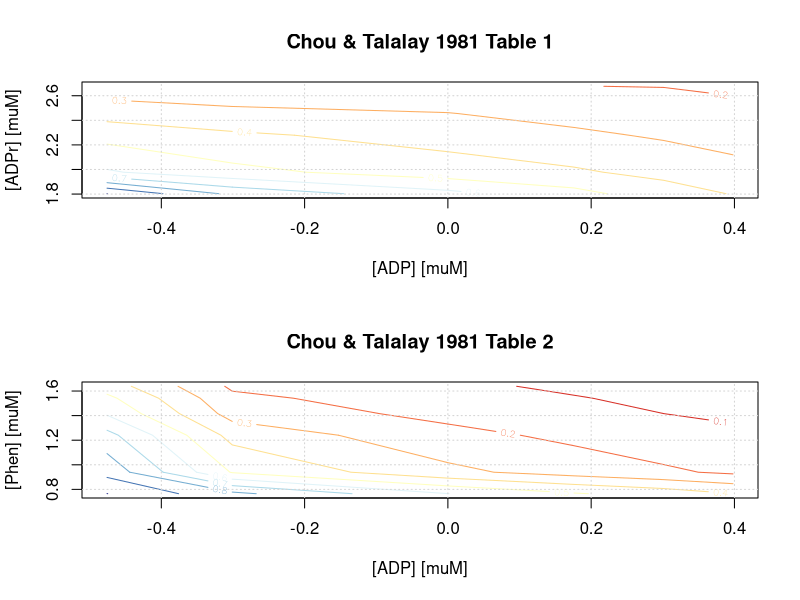
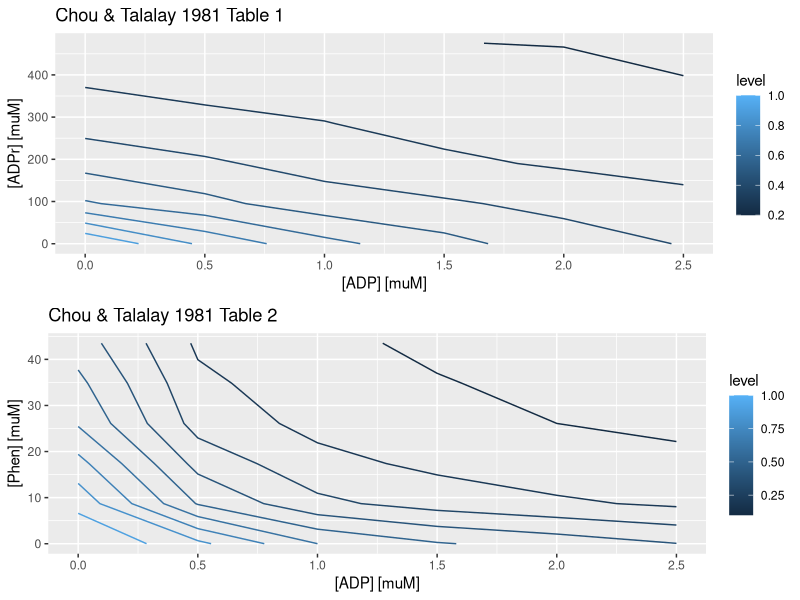
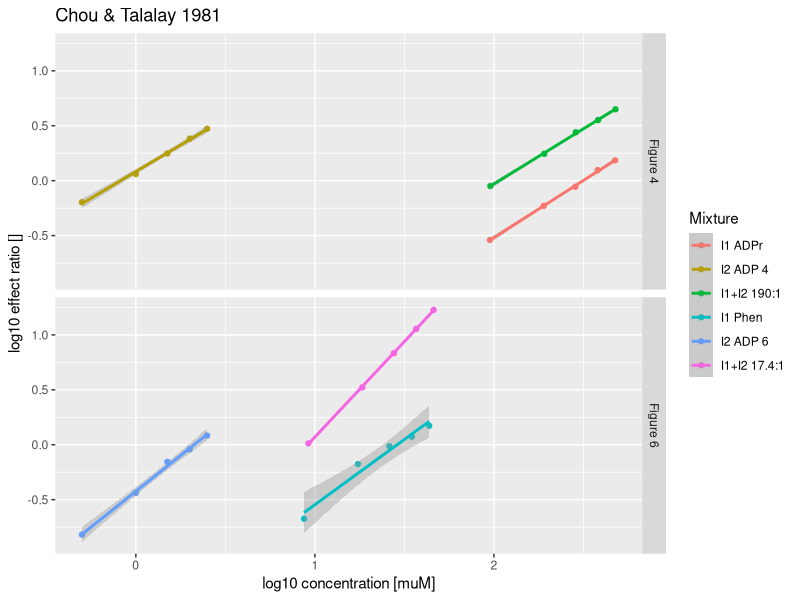
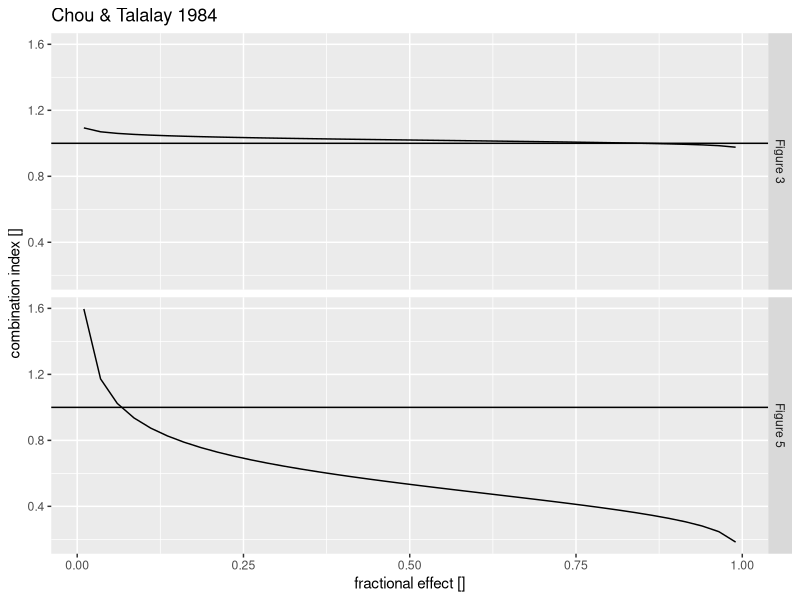

These charts were generated, in order, by the following R code:
#File MedianEffectModel.R
# Analyze Yonetani & Theorell data with Median Effect Model
# Chou & Talalay, J Biol Chem 1977, Table IV and V for correct data
# Chou & Talalay, Eur J Biochem 1981, Table 1 and 2 for data with error
#   and Median Effect Model analysis
# Chou & Talalay "Quantitative analysis of dose-effect relationships:
#   the combined effects of multiple drugs or enzyme inhibitors."
#   Advances in enzyme regulation 1984, for the combination index
#
# Version 0.4, 2 january 2017 by Tjeerd Dijkstra
# Tested with R 3.3 under OS X 10.11.6 on MacPro 2013
setwd("/Users/Yuliya/Downloads/ChouTalalayAnalysis")
library(readr); library(tibble); library(ggplot2); library(dplyr)
# library(drc); library(minpack.lm); library(nlmrt); library(pracma)

# 36 observations of 3 variables: Conc.ADP, Conc.ADPr, FracInhib
yone.df1 <- read_tsv("YonetaniData1.tsv", col_types = "ddd", comment = "#")
# 36 observations of 3 variables: Conc.ADP, Conc.Phen, FracInhib
yone.df2 <- read_tsv("YonetaniData2.tsv", col_types = "ddd", comment = "#")
Dose1 <- unique(yone.df1$Conc.ADP); N.dose1 <- length(Dose1)
Dose2 <- unique(yone.df1$Conc.ADPr); N.dose2 <- length(Dose2)
Dose3 <- unique(yone.df2$Conc.Phen); N.dose3 <- length(Dose3)

# plot-ready response surface with log dose levels as row and column names
log_dose1 <- log10(Dose1)
log_dose1[1] <- log_dose1[2] - mean(diff(log_dose1[2:N.dose1]))
log_dose2 <- log10(Dose2)
log_dose2[1] <- log_dose2[2] - mean(diff(log_dose2[2:N.dose2]))
surf.mat1 <- matrix(yone.df1$FracInhib, N.dose1, N.dose2)
rownames(surf.mat1) <- log_dose1; colnames(surf.mat1) <- log_dose2
# second dataset shares ADP with first
log_dose3 <- log10(Dose3)
log_dose3[1] <- log_dose3[2] - mean(diff(log_dose3[2:N.dose3]))
surf.mat2 <- matrix(yone.df2$FracInhib, N.dose1, N.dose3)
rownames(surf.mat2) <- log_dose1; colnames(surf.mat2) <- log_dose3

# contour plot of response surface, note that rows and columns of the response matrix
# map to x and y (respectively) in the contour plot
library(RColorBrewer); contour.levels <- seq(from = 1, to = 0, by = -0.1)
countour.colors <- rev(brewer.pal(length(contour.levels), "RdYlBu"))
old.par <- par(mfrow = c(2, 1))
contour(as.numeric(rownames(surf.mat1)), as.numeric(colnames(surf.mat1)),
        surf.mat1, levels = contour.levels, col = countour.colors,
        xlab = sprintf("[ADP] [muM]"), ylab = sprintf("[ADPr] [muM]"),
        main = "Chou & Talalay 1981 Table 1"); grid()
contour(as.numeric(rownames(surf.mat2)), as.numeric(colnames(surf.mat2)),
        surf.mat2, levels = contour.levels, col = countour.colors,
        xlab = sprintf("[ADP] [muM]"), ylab = sprintf("[Phen] [muM]"),
        main = "Chou & Talalay 1981 Table 2"); grid()
par(old.par)

# contour plot of response surface using ggplot
# labeled contour function for ggplot by Hiroaki Yutani
StatContourLabel <- ggproto("StatContourLabel", Stat,
  default_aes = aes(label = ..level..),
  compute_group = function(..., digits = 1) {
    StatContour$compute_group(...) %>% group_by(level) %>%
      summarise(x = nth(x, round(n() / 2)), y = nth(y, round(n() / 2))) %>%
      mutate(level = signif(level, digits = digits)) 
  }
)

geom_contour_label <- function(mapping = NULL, data = NULL, position = "identity",
                    na.rm = FALSE, show.legend = NA, inherit.aes = TRUE, digits = 1, ...)
{ layer(data = data, mapping = mapping, stat = StatContourLabel, geom = "text",
        position = position, show.legend = show.legend, inherit.aes = inherit.aes,
    params = list(na.rm  = na.rm, digits = digits,  ...))
}

# multiple plot function by Winston Chang
multiplot <- function(..., plotlist=NULL, file, cols=1, layout=NULL) {
  library(grid)
  plots <- c(list(...), plotlist)
  numPlots = length(plots)
  
  if (is.null(layout)) {
    # ncol: Number of columns of plots
    # nrow: Number of rows needed, calculated from # of cols
    layout <- matrix(seq(1, cols * ceiling(numPlots/cols)),
                     ncol = cols, nrow = ceiling(numPlots/cols))
  }
  
  if (numPlots==1) {
    print(plots[[1]])
  } else {
    grid.newpage()
    pushViewport(viewport(layout = grid.layout(nrow(layout), ncol(layout))))
    for (i in 1:numPlots) {
      matchidx <- as.data.frame(which(layout == i, arr.ind = TRUE))
      print(plots[[i]], vp = viewport(layout.pos.row = matchidx$row,
                                      layout.pos.col = matchidx$col))
    }
  }
}

contour.levels <- seq(from = 1, to = 0, by = -0.1)
p1 <- ggplot(yone.df1, aes(x = Conc.ADP, y = Conc.ADPr, z = FracInhib)) +
        geom_contour(aes(color = ..level..)) + geom_contour_label() +
        labs(x = "[ADP] [muM]", y = "[ADPr] [muM]",
             title = "Chou & Talalay 1981 Table 1")
p2 <- ggplot(yone.df2, aes(x = Conc.ADP, y = Conc.Phen, z = FracInhib)) +
        geom_contour(aes(color = ..level..)) + geom_contour_label() +
        labs(x = "[ADP] [muM]", y = "[Phen] [muM]",
              title = "Chou & Talalay 1981 Table 2")
multiplot(p1, p2, layout = matrix(1:2, nrow = 2))

# Contour plots <---



# recreate figures 4 and 6 of Chou & Talalay 1981 (fig 2 and 4 of CT1984)
mono.plus.diag <- c(surf.mat1[, 1], surf.mat1[1, ], diag(surf.mat1),
                    surf.mat2[, 1], surf.mat2[1, ], diag(surf.mat2))
LogDose <- c(log_dose2, log_dose1, log10(10^log_dose1 + 10^log_dose2),
             log_dose3, log_dose1, log10(10^log_dose1 + 10^log_dose3))
Dose <- c(Dose2, Dose1, Dose1 + Dose2, Dose3, Dose1, Dose1 + Dose3)
ChouTalalay <- c(rep("I1 ADPr", N.dose2), rep("I2 ADP 4", N.dose1), 
                 rep("I1+I2 190:1", N.dose1), rep("I1 Phen", N.dose2), 
                 rep("I2 ADP 6", N.dose1), rep("I1+I2 17.4:1", N.dose1))
CT.level <- c("I1 ADPr", "I2 ADP 4", "I1+I2 190:1", "I1 Phen", "I2 ADP 6", "I1+I2 17.4:1")
Figure <- c(rep("Figure 4", 3*N.dose1), rep("Figure 6", 3*N.dose1))
median.effect.df <- data_frame(LogMedEff = log10((1 - mono.plus.diag)/mono.plus.diag),
                                LogDose = LogDose, Dose = Dose,
                                Mixture = factor(ChouTalalay, CT.level), Figure = factor(Figure))
print(ggplot(median.effect.df[Dose > 0, ], aes(x = LogDose, y = LogMedEff, color = Mixture)) +
        geom_point() + geom_smooth(method = lm) + facet_grid(Figure ~ .) +
        labs(x = "log10 concentration [muM]", y = "log10 effect ratio []",
             title = "Chou & Talalay 1981"))

# linear model analysis of Chou and Talalay 1981
N.tot <-length(CT.level)
fit.res.df <- data.frame(I50.CT = c(156.1, 1.657, 107.0, 36.81, 1.656, 9.116),
                         IC50.me = rep(NA, N.tot),
                         slope.CT = c(0.968, 1.043, 1.004, 1.303, 1.187, 1.742),
                         slope.me = rep(NA, N.tot),
                         R.CT = c(0.9988, 0.9996, 0.9997, 0.9982, 0.9842, 0.9999),
                         R.me = rep(NA, N.tot))
row.names(fit.res.df) <- CT.level
for (i.tot in 1:N.tot){
  tmp.df <- median.effect.df[median.effect.df$Mixture == CT.level[i.tot] &
                                median.effect.df$Dose > 0, ]
  lm.out <- lm(LogMedEff ~ LogDose, data = tmp.df)
  fit.res.df$IC50.me[i.tot] <- 10^(-lm.out$coefficients[1]/lm.out$coefficients[2])
  fit.res.df$slope.me[i.tot] <- lm.out$coefficients[2]
  fit.res.df$R.me[i.tot] <- sqrt(summary(lm.out)$r.squared)
}
cat(sprintf("Chou & Talalay analysis with correct doses\n"))
print(fit.res.df, digits = 4)

# linear model analysis copying the swap of Chou and Talalay 1981
mono.diag.swap <- c(surf.mat1[1, ], surf.mat1[, 1], diag(surf.mat1),
                    surf.mat2[1, ], surf.mat2[, 1], diag(surf.mat2))
median.effect.df$LogMedEffSwapped <- log10((1 - mono.diag.swap)/mono.diag.swap)
for (i.tot in 1:N.tot){
  tmp.df <- median.effect.df[median.effect.df$Mixture == CT.level[i.tot] &
                               median.effect.df$Dose > 0, ]
  lm.out <- lm(LogMedEffSwapped ~ LogDose, data = tmp.df)
  fit.res.df$IC50.me[i.tot] <- 10^(-lm.out$coefficients[1]/lm.out$coefficients[2])
  fit.res.df$slope.me[i.tot] <- lm.out$coefficients[2]
  fit.res.df$R.me[i.tot] <- sqrt(summary(lm.out)$r.squared)
}
cat(sprintf("\nChou & Talalay analysis with swapped doses\n"))
print(fit.res.df, digits = 4)

# combination index analysis as on page 37 (bottom) and 38 (top) Chou&Talalay 1984
frac.eff <- seq(from = 0.01, to = 0.99, length.out = 40)
x.equiv <- function(frac.eff, I50, slope) { I50*(frac.eff/(1-frac.eff))^(1/slope) }

x.1.equiv <- x.equiv(frac.eff, fit.res.df$I50.CT[1], fit.res.df$slope.CT[1])
x.2.equiv <- x.equiv(frac.eff, fit.res.df$I50.CT[2], fit.res.df$slope.CT[2])
x.12.equiv <- x.equiv(frac.eff, fit.res.df$I50.CT[3], fit.res.df$slope.CT[3])
dose.ratio <- mean(Dose1[Dose1 > 0]/(Dose1[Dose1 > 0] + Dose2[Dose2 > 0]))
CI.fig3 <- x.12.equiv*(1-dose.ratio)/x.1.equiv + x.12.equiv*dose.ratio/x.2.equiv

x.1.equiv <- x.equiv(frac.eff, fit.res.df$I50.CT[4], fit.res.df$slope.CT[4])
x.2.equiv <- x.equiv(frac.eff, fit.res.df$I50.CT[5], fit.res.df$slope.CT[5])
x.12.equiv <- x.equiv(frac.eff, fit.res.df$I50.CT[6], fit.res.df$slope.CT[6])
dose.ratio <- mean(Dose1[Dose1 > 0]/(Dose1[Dose1 > 0] + Dose3[Dose3 > 0]))
CI.fig5 <- x.12.equiv*(1-dose.ratio)/x.1.equiv + x.12.equiv*dose.ratio/x.2.equiv

tmp.df <- data.frame(frac.eff = rep(frac.eff, 2), CI = c(CI.fig3, CI.fig5),
                     Figure = c(rep("Figure 3", length(frac.eff)),
                                rep("Figure 5", length(frac.eff))) )
print(ggplot(tmp.df, aes(x = frac.eff, y = CI)) +
        geom_line() + geom_hline(yintercept = 1) + facet_grid(Figure ~ .) +
        labs(x = "fractional effect []", y = "combination index []",
             title = "Chou & Talalay 1984"))

write.csv(tmp.df, "ChouTalalay.csv", row.names = FALSE)
